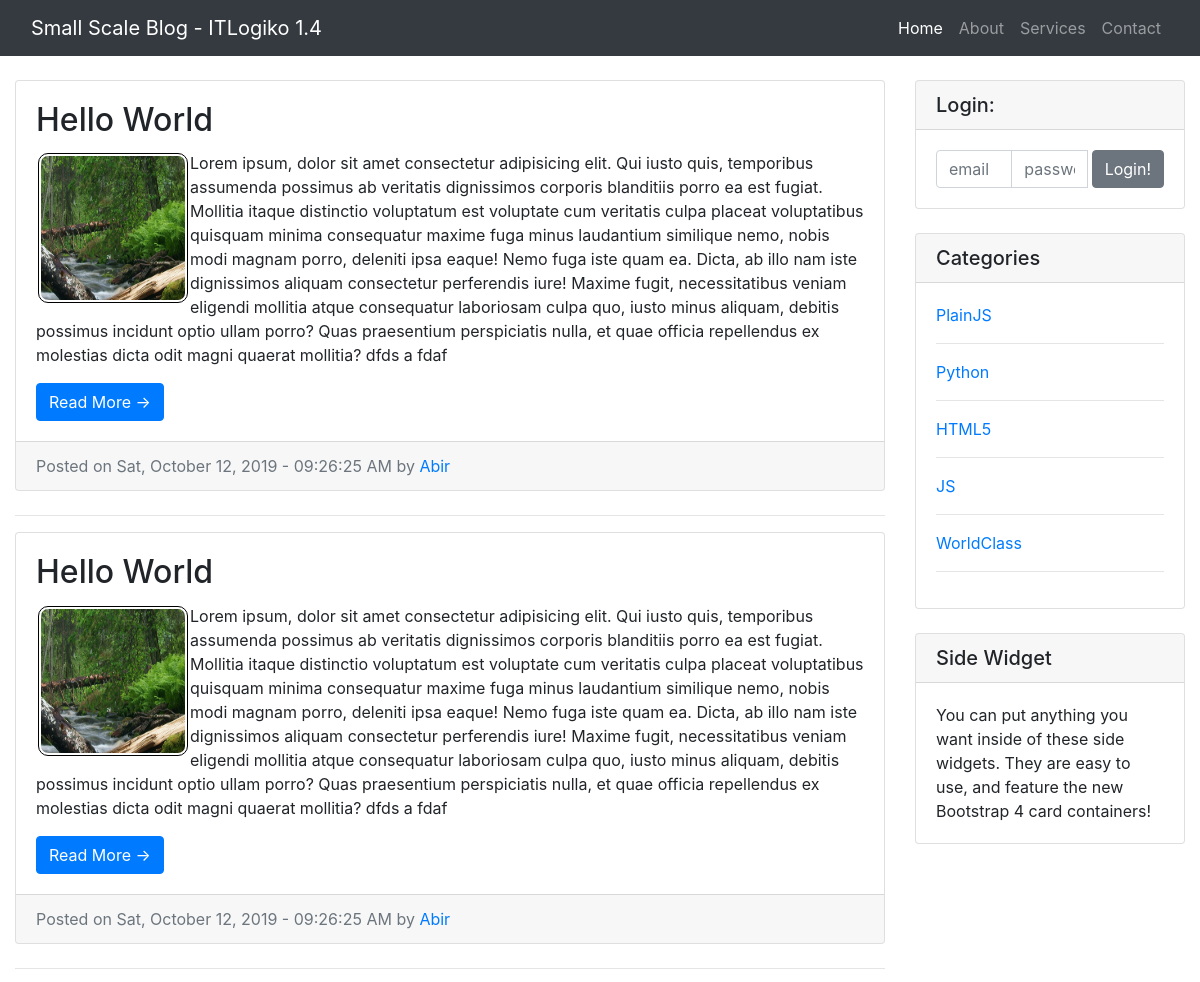
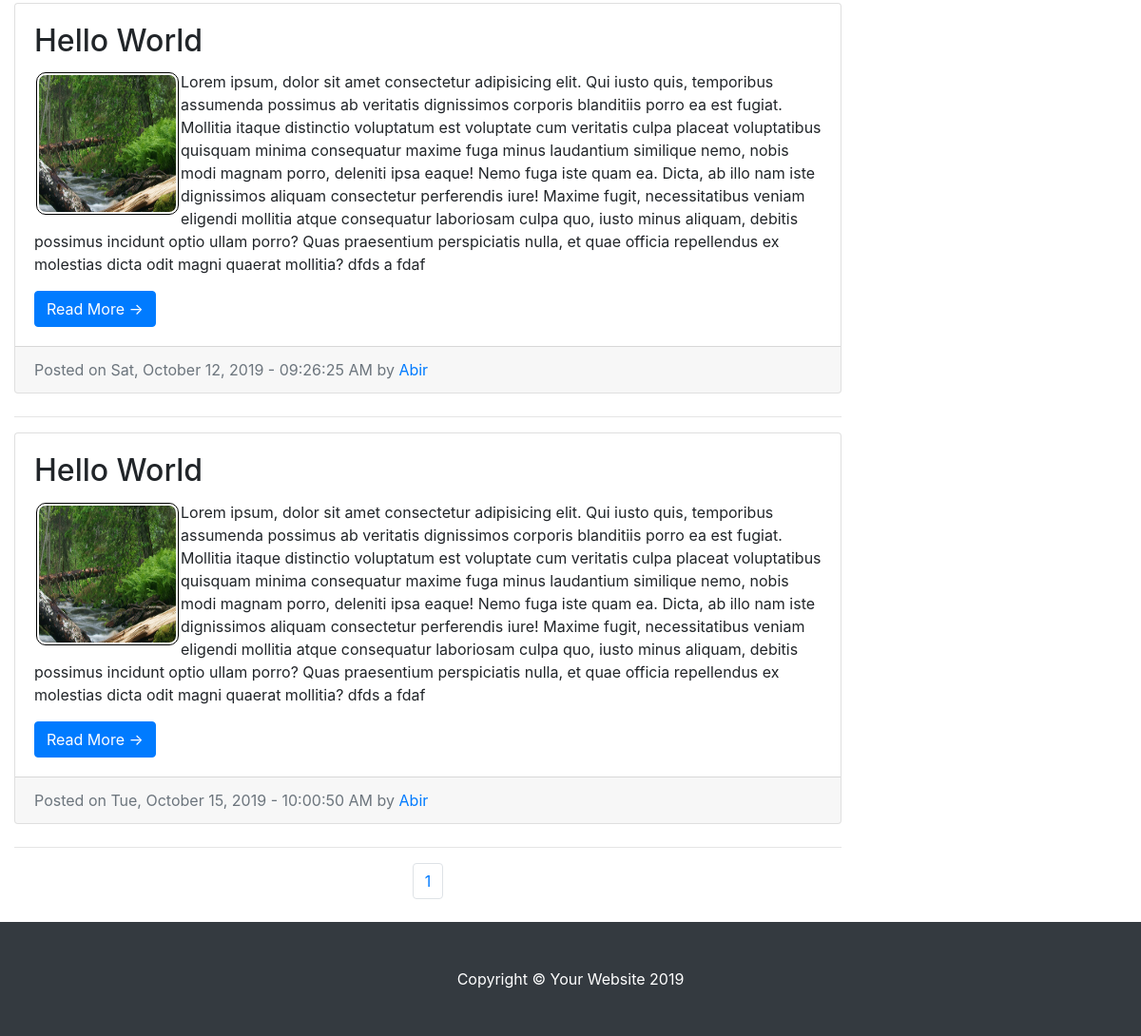
Screenshot of /postByCat.php?catId=1 with the database file from the repository (2 pictures, top to bottom).
### tables this page shows
CREATE TABLE `tbl_posts` (
  `post_id` int(3) NOT NULL,
  `post_category_id` tinyint(4) NOT NULL,
  `post_title` varchar(255) NOT NULL,
  `post_author` varchar(55) NOT NULL,
  `post_date` varchar(70) NOT NULL,
  `post_image` text NOT NULL,
  `post_content` text NOT NULL,
  `post_tags` text NOT NULL,
  `post_comment_count` int(3) NOT NULL,
  `post_status` tinyint(2) NOT NULL DEFAULT '0',
  `post_views_count` int(6) NOT NULL DEFAULT '0'
);

CREATE TABLE `tbl_category` (
  `cat_id` int(11) NOT NULL,
  `cat_name` varchar(100) NOT NULL,
  `cat_description` varchar(255) NOT NULL,
  `cat_status` int(2) NOT NULL DEFAULT '0',
  `created_at` timestamp NOT NULL DEFAULT CURRENT_TIMESTAMP
);

### postByCat.php (the view, shortened to what this page needs)
<?php include_once "includes/header.php"; ?>
<?php include "db/conn.php"; ?>
<nav class="navbar navbar-expand-lg navbar-dark bg-dark fixed-top">
    <div class="container-fluid">
        <a class="navbar-brand" href="#">Small Scale Blog - ITLogiko 1.4</a>
        <div class="collapse navbar-collapse" id="navbarResponsive">
            <ul class="navbar-nav ml-auto">
                <li class="nav-item active">
                    <a class="nav-link" href="#">Home
                    </a>
                </li>
                <li class="nav-item">
                    <a class="nav-link" href="#">About</a>
                </li>
                <li class="nav-item">
                    <a class="nav-link" href="#">Services</a>
                </li>
                <li class="nav-item">
                    <a class="nav-link" href="#">Contact</a>
                </li>
            </ul>
        </div>
    </div>
</nav>
<div class="container-fluid">
    <div class="row">
        <div class="col-md-9 mt-4">
            <?php
            if (!isset($_GET['catId'])) {
                header("Location: index.php");
            } else {
                $catID = $_GET['catId'];
            }
            $per_page = 5;
            if (isset($_GET['page'])) {
                $page = $_GET['page'];
            } else {
                $page = "";
            }
            if ($page == "" || $page == 1) {
                $page_1 = 0;
            } else {
                $page_1 = ($page * $per_page) - $per_page;
            }
            ?>
            <?php
            $post_query_count = "SELECT * FROM `tbl_posts` WHERE post_status = '1' AND `post_category_id` = $catID";
            $find_count = $db->query($post_query_count);
            $count = $find_count->num_rows;
            if ($count < 1) {
                echo "<center><div class='alert alert-info'><strong>Sorry!</strong> No post abilable.....</div></center>";
            } else {
                $count = ceil($count / 5);
                $query = "SELECT * FROM `tbl_posts` WHERE `post_status` = '1' AND `post_category_id` = $catID ORDER BY `post_id` DESC  LIMIT $page_1,$per_page";
                $select_all_posts_query = $db->query($query);
                while ($row = $select_all_posts_query->fetch_assoc()) {
                    ?>
                    <div class="card mb-4">
                        <div class="card-body">
                            <h2 class="card-title"><?php echo $row['post_title']; ?></h2>
                            <p class="card-text"><img class="img-fluid float-left img-thumbnail postImage" src="images/<?php echo $row['post_image']; ?>" alt="Card image cap"><?php echo $row['post_content']; ?></p>
                            <a href="post.php?id=<?php echo $row['post_id']; ?>" class="btn btn-primary">Read More &rarr;</a>
                        </div>
                        <div class="card-footer text-muted">
                            Posted on <?php echo $row['post_date']; ?> by
                            <a href="#"><?php echo $row['post_author']; ?></a>
                        </div>
                    </div>
                    <hr>
            <?php }
            }
            ?>
            <ul class="pagination justify-content-center mb-4">
                <?php
                for ($i = 1; $i <= $count; $i++) {
                    if ($i == $page) {
                        echo "<li class='page-item active'><a class='page-link active' href='index.php?page={$i}'>{$i}</a></li>";
                    } else {
                        echo "<li class='page-item'><a class='page-link' href='index.php?page={$i}'>{$i}</a></li>";
                    }
                }
                ?>
            </ul>
        </div>
        <div class="col-md-3">
            <div class="card my-4">
                <h5 class="card-header">Login:</h5>
                <div class="card-body">
                    <div class="input-group">
                        <input type="text" class="form-control" placeholder="email">
                        <input type="text" class="form-control" placeholder="password">
                        <span class="input-group-btn pl-1">
                            <button class="btn btn-secondary" type="button">Login!</button>
                        </span>
                    </div>
                </div>
            </div>
            <div class="card my-4">
                <h5 class="card-header">Categories</h5>
                <div class="card-body">
                    <div class="row">
                        <div class="col-lg-12">
                            <ul class="list-unstyled mb-0">
                                <?php
                                $sql = "SELECT * FROM `tbl_category`";
                                $result = $db->query($sql);
                                while ($row = $result->fetch_assoc()) {
                                    ?>
                                    <li>
                                        <a href="postByCat.php?catId=<?php echo $row['cat_id']; ?>"><?php echo $row['cat_name']; ?></a>
                                    </li>
                                    <hr>
                                <?php }
                                ?>
                            </ul>
                        </div>
                    </div>
                </div>
            </div>
            <div class="card my-4">
                <h5 class="card-header">Side Widget</h5>
                <div class="card-body">
                    You can put anything you want inside of these side widgets. They are easy to use, and feature the new Bootstrap 4 card containers!
                </div>
            </div>
        </div>
    </div>
</div>
<?php include_once "includes/footer.php"; ?>

### css/blog-home.css (style rules this page uses)
body { padding-top: 56px; }

### css/main.css (style rules this page uses)
.postImage { width: 150px; height: 150px; border: 1px solid black; border-radius: 10px; padding: 2px; margin: 2px; }

### rows the page displays
tbl_posts: post_title "Hello World", post_image (picture), post_content "Lorem ipsum, dolor sit amet consectetur adipisicing elit. Qui iusto quis, temporibus assumenda possimus ab veritatis dignissimos corporis blanditiis porro ea est fugiat. Mollitia itaque distinctio voluptatum est voluptate cum veritatis culpa placeat voluptatibus quisquam minima consequatur maxime fuga minus laudantium similique nemo, nobis modi magnam porro, deleniti ipsa eaque! Nemo fuga iste quam ea. Dicta, ab illo nam iste dignissimos aliquam consectetur perferendis iure! Maxime fugit, necessitatibus veniam eligendi mollitia atque consequatur laboriosam culpa quo, iusto minus aliquam, debitis possimus incidunt optio ullam porro? Quas praesentium perspiciatis nulla, et quae officia…", post_date "Sat, October 12, 2019 - 09:26:25 AM", post_author "Abir"
tbl_posts: post_title "Hello World", post_image (picture), post_content "Lorem ipsum, dolor sit amet consectetur adipisicing elit. Qui iusto quis, temporibus assumenda possimus ab veritatis dignissimos corporis blanditiis porro ea est fugiat. Mollitia itaque distinctio voluptatum est voluptate cum veritatis culpa placeat voluptatibus quisquam minima consequatur maxime fuga minus laudantium similique nemo, nobis modi magnam porro, deleniti ipsa eaque! Nemo fuga iste quam ea. Dicta, ab illo nam iste dignissimos aliquam consectetur perferendis iure! Maxime fugit, necessitatibus veniam eligendi mollitia atque consequatur laboriosam culpa quo, iusto minus aliquam, debitis possimus incidunt optio ullam porro? Quas praesentium perspiciatis nulla, et quae officia…", post_date "Sat, October 12, 2019 - 09:26:25 AM", post_author "Abir"
tbl_posts: post_title "Hello World", post_image (picture), post_content "Lorem ipsum, dolor sit amet consectetur adipisicing elit. Qui iusto quis, temporibus assumenda possimus ab veritatis dignissimos corporis blanditiis porro ea est fugiat. Mollitia itaque distinctio voluptatum est voluptate cum veritatis culpa placeat voluptatibus quisquam minima consequatur maxime fuga minus laudantium similique nemo, nobis modi magnam porro, deleniti ipsa eaque! Nemo fuga iste quam ea. Dicta, ab illo nam iste dignissimos aliquam consectetur perferendis iure! Maxime fugit, necessitatibus veniam eligendi mollitia atque consequatur laboriosam culpa quo, iusto minus aliquam, debitis possimus incidunt optio ullam porro? Quas praesentium perspiciatis nulla, et quae officia…", post_date "Sat, October 12, 2019 - 09:26:25 AM", post_author "Abir"
tbl_posts: post_title "Hello World", post_image (picture), post_content "Lorem ipsum, dolor sit amet consectetur adipisicing elit. Qui iusto quis, temporibus assumenda possimus ab veritatis dignissimos corporis blanditiis porro ea est fugiat. Mollitia itaque distinctio voluptatum est voluptate cum veritatis culpa placeat voluptatibus quisquam minima consequatur maxime fuga minus laudantium similique nemo, nobis modi magnam porro, deleniti ipsa eaque! Nemo fuga iste quam ea. Dicta, ab illo nam iste dignissimos aliquam consectetur perferendis iure! Maxime fugit, necessitatibus veniam eligendi mollitia atque consequatur laboriosam culpa quo, iusto minus aliquam, debitis possimus incidunt optio ullam porro? Quas praesentium perspiciatis nulla, et quae officia…", post_date "Tue, October 15, 2019 - 10:00:50 AM", post_author "Abir"
tbl_category: cat_name "PlainJS"
tbl_category: cat_name "Python"
tbl_category: cat_name "HTML5"
tbl_category: cat_name "JS"
tbl_category: cat_name "WorldClass"
